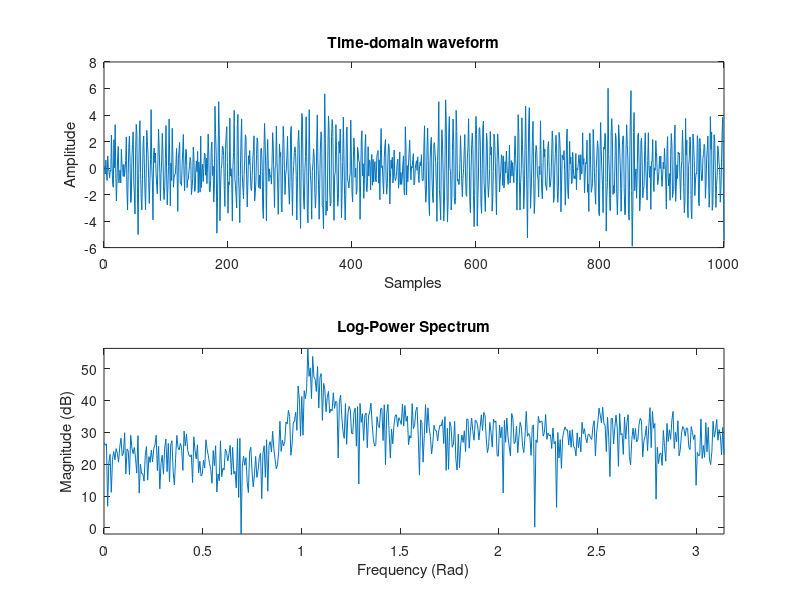

MATLAB code to generate this figure: (Note: this script raises an error after producing the figure.)
function [] = testARMAX()

% Play around with the SysID toolbox to see about pole zero estimation
close all; clear all;

% Synthesize ARMA model

N = 1000; % Number of data points
p = 2; % Number of poles 
q = 2; % Number of zeros


rz = .9; thetaz =  pi/4; % Complex-conjugate zero pair: (+/-  pi/4, .9)
rp = .99; thetap = pi/3;  % Complex-conjugate pole pair: (+/- pi/3, .99)

% Create an ARMA model by filtering a white noise sequence
x = filter([1 -2*cos(thetaz)*rz rz^2], [1 -2*cos(thetap)*rp rp^2], randn(N,1));

disp(['True AR Coefficients:' num2str([1, -2*cos(thetap)*rp, rp^2])]);
disp(['True MA Coefficients:' num2str([1, -2*cos(thetaz)*rz, rz^2])]);

figure;
subplot(2,1,1);
plot(x);
title('Time-domain waveform');
xlabel('Samples'); ylabel('Amplitude');
subplot(2,1,2);

lfft = 1024;
X = 20*log10(abs(fft(x,lfft)));
X = X(1:1:lfft/2);
bins = linspace(0,pi,length(X));
plot(bins, X);
title('Log-Power Spectrum');
xlabel('Frequency (Rad)'); ylabel('Magnitude (dB)');
axis('tight');

% Estimate AR params using arcov (this leads to a biased estimate)
[arCoeffs e] = arcov(x,p);
disp('Covariance Method: Estimated AR Coefficients');
disp(['AR Coeffs:' num2str(arCoeffs)]);

% Estimate ARMA parameters using armax function from Sys. ID. toolbox
data = iddata(x,[],1); % Package input
m = armax(data,[p q]); % Call estimator with desired model orders
disp('Sys ID toolbox ARMA estimates');
disp(['AR Coeffs: ' num2str(m.a)]); % Estimated AR Coefficients
disp(['MA Coeffs: ' num2str(m.c)]); % Estimated MA Coefficients
